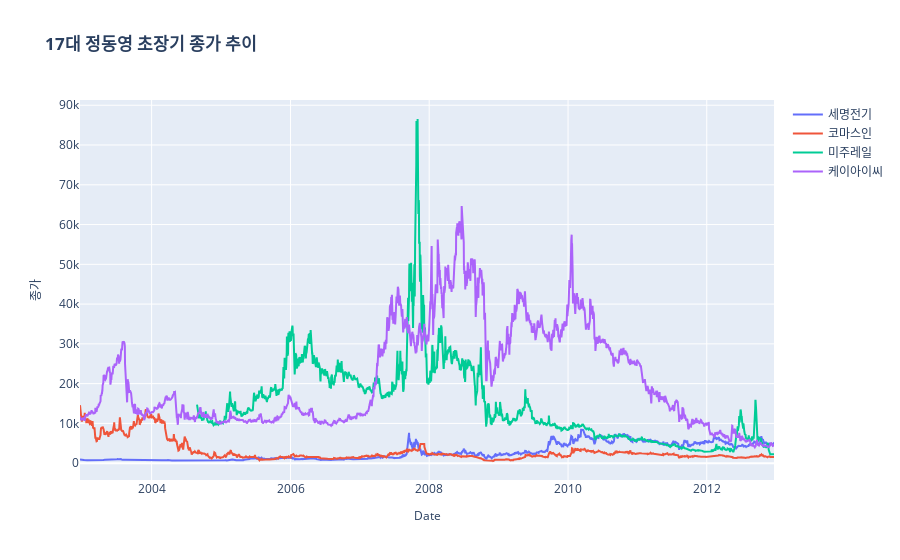

Write notebook code for a chart like this one.
### Code cell
fig = go.Figure()

for stock in df.columns:
  fig.add_trace(
      go.Scatter(
          x = df.index,
          y = df[stock],
          connectgaps=True,
          name = str(stock)
          ) 
      )

fig.update_xaxes(title_text="Date", title_font_size=12)
fig.update_yaxes(title_text="종가", title_font_size=12)
fig.update_layout(title_text=f'<b>17대 정동영 초장기 종가 추이<b>',
                    autosize=True)
                    #width=1200,
                    #height = 800,
                    #hoverlabel_font_color='#FFFFFF',
                    #plot_bgcolor="#F5F4F4",
                    #title_font_size = 18,
                    #font_color="#3F3F3F")
                    
fig.show()

### Figure 1 — Plotly figure (JSON) as saved in the notebook; plotly's stock layout.template omitted (floating-point values rounded to 4 significant figures; data arrays with more than 128 entries replaced by an {"elided": "..."} marker saying what was removed)
{"data": [{"connectgaps": true, "name": "세명전기", "type": "scatter", "x": {"elided": "2487 str values"}, "y": {"elided": "2487 int values"}}, {"connectgaps": true, "name": "코마스인", "type": "scatter", "x": {"elided": "2487 str values"}, "y": {"elided": "2487 int values"}}, {"connectgaps": true, "name": "미주레일", "type": "scatter", "x": {"elided": "2487 str values"}, "y": {"elided": "2487 int values"}}, {"connectgaps": true, "name": "케이아이씨", "type": "scatter", "x": {"elided": "2487 str values"}, "y": {"elided": "2487 int values"}}], "layout": {"autosize": true, "title": {"text": "<b>17대 정동영 초장기 종가 추이<b>"}, "xaxis": {"title": {"font": {"size": 12}, "text": "Date"}}, "yaxis": {"title": {"font": {"size": 12}, "text": "종가"}}}}
